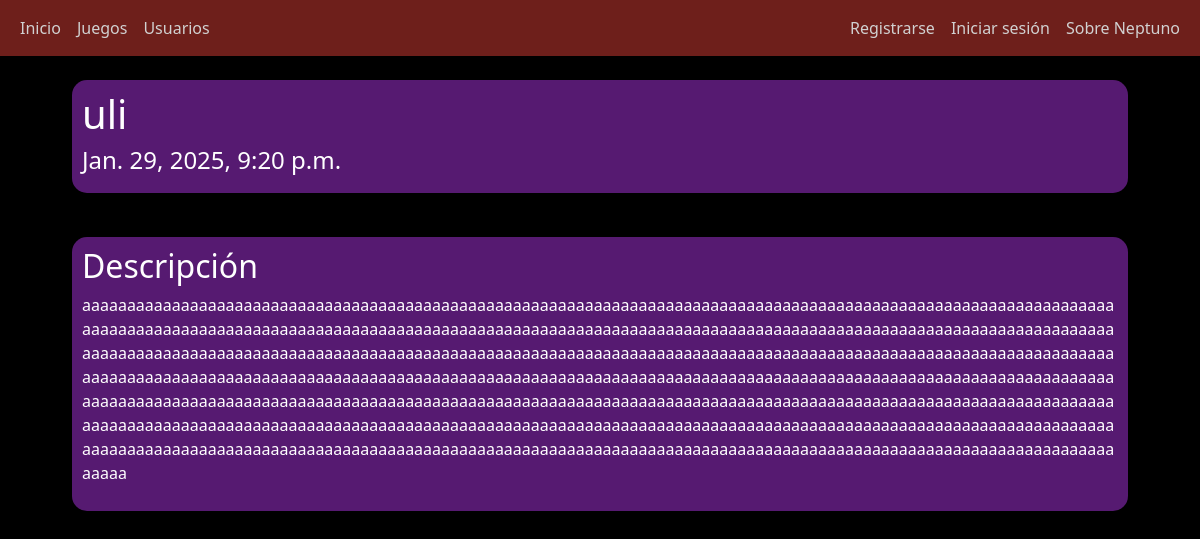
The app's page /user/uli/ with its own data.
### app/models.py (models this page shows, shortened)
class CustomUser(AbstractUser):
    descripcion = models.TextField(blank=True, null=True)
    groups = models.ManyToManyField(Group, related_name='customuser_groups')
    user_permissions = models.ManyToManyField(Permission, related_name='customuser_permissions')
    color = ColorField(default='#313131', format='hex')

### app/views.py (the view)
# urls.py: path('user/<str:username>/', views.see_user, name='user'),
def see_user(request, username):
    user = get_object_or_404(CustomUser, username=username)
    if request.user.is_authenticated:
        user_color = request.user.color
    else:
        user_color = '#6E1F1B'  # Color predeterminado
    darker_color = darken_color(user_color, 0.5)
    return render(request, 'user.html', {'user': user, 'color': user_color, 'darker_color': darker_color})

### app/views.py (called while the page is built)
def hex_to_rgb(hex_color):
    hex_color = hex_color.lstrip('#')
    return tuple(int(hex_color[i:i+2], 16) for i in (0, 2, 4))

def rgb_to_hex(r, g, b):
    return f'#{r:02x}{g:02x}{b:02x}'

def darken_color(hex_color, factor=0.2):
    r, g, b = hex_to_rgb(hex_color)
    r = max(int(r * (1 - factor)), 0)
    g = max(int(g * (1 - factor)), 0)
    b = max(int(b * (1 - factor)), 0)
    return rgb_to_hex(r, g, b)

### app/templates/user.html
{%extends 'base.html'%}
{%block navcolor%}{%if user.is_authenticated%}{{color}} {%else%} #6E1F1B {%endif%} {%endblock%}
{%block content%}
<div class="container">
    <div class="row">
        <div class="col-md-12">
            <div class="card mb-4" style="background-color: {{ user.color }}; border: {{ darker_color }};">
            <h1>{{user.username}}</h1>
            <h4>{{user.date_joined}}</h4>
            </div>
        </div>
        <div class="col-md-12">
            <div class="card mb-4" style="background-color: {{ user.color }}; border: {{ darker_color }};">
            <h2>Descripción</h2>
            <p> {% if user.descripcion %}
                {{ user.descripcion }}
                {% else %}
                    Este usuario no tiene ninguna descripción.
                {% endif %}</p>
            </div>
        </div>
    </div>
</div>
{%endblock%}

### app/static/styles.css (style rules this page uses)
body { background-color: #000000; color: white; }
.container { width: 90%; margin: auto; overflow: hidden; }
.row { display: flex; flex-wrap: wrap; gap: 20px; }

### records on screen
CustomUser: username "uli", date_joined "Jan. 29, 2025, 9:20 p.m.", descripcion "aaaaaaaaaaaaaaaaaaaaaaaaaaaaaaaaaaaaaaaaaaaaaaaaaaaaaaaaaaaaaaaaaaaaaaaaaaaaaaaaaaaaaaaaaaaaaaaaaaaaaaaaaaaaaaaaaaaaaaaaaaaaaaaaaaaaaaaaaaaaaaaaaaaaaaaaaaaaaaaaaaaaaaaaaaaaaaaaaaaaaaaaaaaaaaaaaaaaaaaaaaaaaaaaaaaaaaaaaaaaaaaaaaaaaaaaaaaaaaaaaaaaaaaaaaaaaaaaaaaaaaaaaaaaaaaaaaaaaaaaaaaaaaaaaaaaaaaaaaaaaaaaaaaaaaaaaaaaaaaaaaaaaaaaaaaaaaaaaaaaaaaaaaaaaaaaaaaaaaaaaaaaaaaaaaaaaaaaaaaaaaaaaaaaaaaaaaaaaaaaaaaaaaaaaaaaaaaaaaaaaaaaaaaaaaaaaaaaaaaaaaaaaaaaaaaaaaaaaaaaaaaaaaaaaaaaaaaaaaaaaaaaaaaaaaaaaaaaaaaaaaaaaaaaaaaaaaaaaaaaaaaaaaaaaaaaaaaaaaaaaaaaaaaaaaaaaaaaaaaaaaaaaaaaaaaaaaaaaaaaaaaaaaaaaaaaaaaaaaaaaaaaaaaaaaaaaaaaaaaaaaaaaaaaaaaaaaaaaaaaaaaaaaaaaaaaaaaaaaaaaaaaaaaaaaaaaaaaaaaaaaaaaaaaaaaaaaaaaaaa…"
